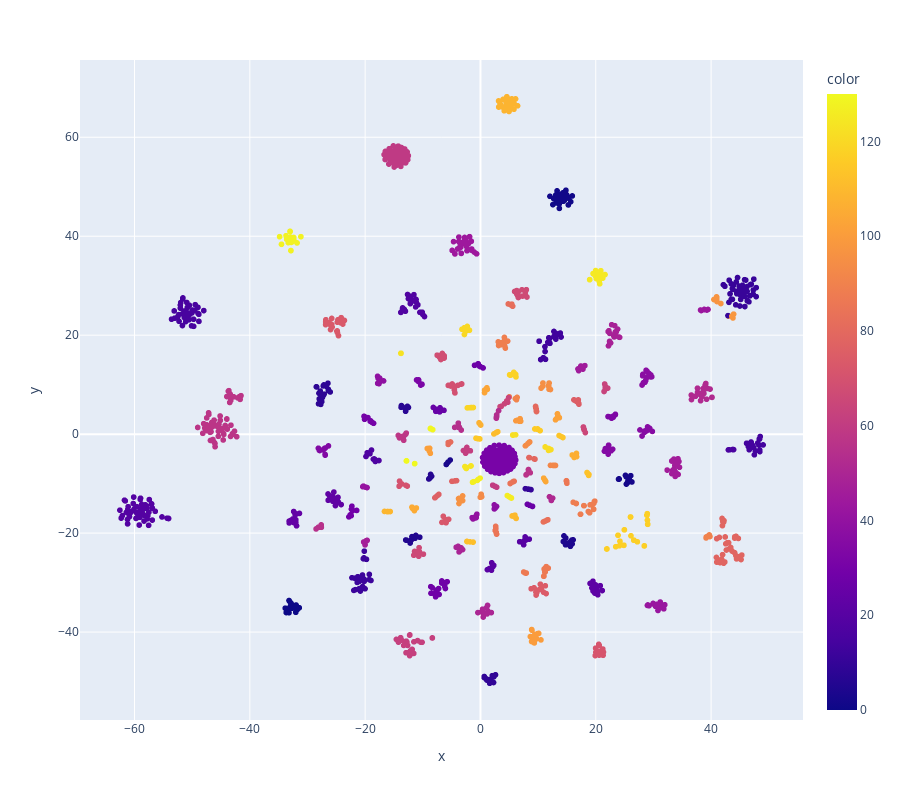

This figure's notebook cell:
### Code cell
import plotly.express as px
    
fig = px.scatter(tfidf, x=x, y=y, color = km.labels_, size_max=60)

fig.update_layout(
     height=800)
fig.show()

### Figure 1 — Plotly figure (JSON) as saved in the notebook; plotly's stock layout.template omitted (floating-point values rounded to 4 significant figures; data arrays with more than 128 entries replaced by an {"elided": "..."} marker saying what was removed)
{"data": [{"hovertemplate": "x=%{x}<br>y=%{y}<br>color=%{marker.color}<extra></extra>", "legendgroup": "", "marker": {"color": {"elided": "1489 int values"}, "coloraxis": "coloraxis", "symbol": "circle"}, "mode": "markers", "name": "", "showlegend": false, "type": "scattergl", "x": {"elided": "1489 float values"}, "xaxis": "x", "y": {"elided": "1489 float values"}, "yaxis": "y"}], "layout": {"coloraxis": {"colorbar": {"title": {"text": "color"}}, "colorscale": [[0, "#0d0887"], [0.1111, "#46039f"], [0.2222, "#7201a8"], [0.3333, "#9c179e"], [0.4444, "#bd3786"], [0.5556, "#d8576b"], [0.6667, "#ed7953"], [0.7778, "#fb9f3a"], [0.8889, "#fdca26"], [1, "#f0f921"]]}, "height": 800, "legend": {"tracegroupgap": 0}, "margin": {"t": 60}, "xaxis": {"anchor": "y", "domain": [0, 1], "title": {"text": "x"}}, "yaxis": {"anchor": "x", "domain": [0, 1], "title": {"text": "y"}}}}
